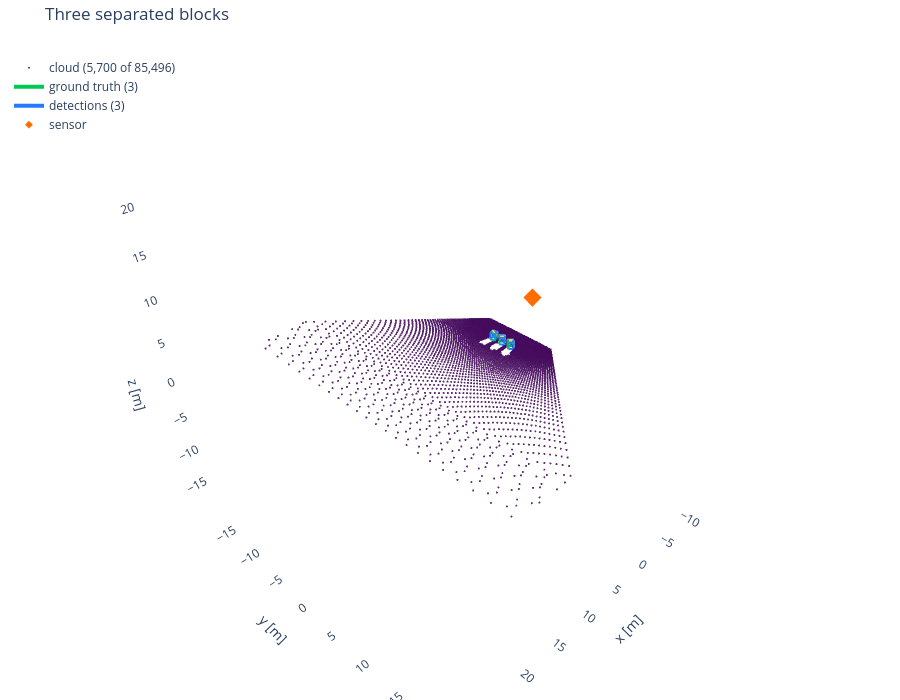

Here is the notebook cell this chart was saved with:
### Markdown cell above
## 2. Multiple blocks with mutual occlusion

Three separated blocks. The nearer blocks shadow the farther ones; note the clean point
shadows on the ground behind each block when you rotate.

### Code cell
show("three_separated", "Three separated blocks")

### Figure 1 — Plotly figure (JSON) as saved in the notebook; plotly's stock layout.template omitted (floating-point values rounded to 4 significant figures; data arrays with more than 128 entries replaced by an {"elided": "..."} marker saying what was removed)
{"data": [{"hoverinfo": "skip", "marker": {"color": {"elided": "5700 float values"}, "colorscale": [[0.0, "#440154"], [0.1111, "#482878"], [0.2222, "#3e4989"], [0.3333, "#31688e"], [0.4444, "#26828e"], [0.5556, "#1f9e89"], [0.6667, "#35b779"], [0.7778, "#6ece58"], [0.8889, "#b5de2b"], [1.0, "#fde725"]], "opacity": 0.85, "showscale": false, "size": 1.2}, "mode": "markers", "name": "cloud (5,700 of 85,496)", "type": "scatter3d", "x": {"elided": "5700 float values"}, "y": {"elided": "5700 float values"}, "z": {"elided": "5700 float values"}}, {"hoverinfo": "name", "line": {"color": "#00c853", "width": 4}, "mode": "lines", "name": "ground truth (3)", "type": "scatter3d", "x": [-0.2121, -0.2121, null, -0.2121, -0.3674, null, -0.3674, -0.3674, null, -0.3674, -0.2121, null, 0.3674, 0.3674, null, 0.3674, 0.2121, null, 0.2121, 0.2121, null, 0.2121, 0.3674, null, -0.2121, 0.3674, null, -0.2121, 0.3674, null, -0.3674, 0.2121, null, -0.3674, 0.2121, null, -0.07367, -0.07367, null, -0.07367, -0.4178, null, -0.4178, -0.4178, null, -0.4178, -0.07367, null, 0.4178, 0.4178, null, 0.4178, 0.07367, null, 0.07367, 0.07367, null, 0.07367, 0.4178, null, -0.07367, 0.4178, null, -0.07367, 0.4178, null, -0.4178, 0.07367, null, -0.4178, 0.07367, null, 0.07367, 0.07367, null, 0.07367, -0.4178, null, -0.4178, -0.4178, null, -0.4178, 0.07367, null, 0.4178, 0.4178, null, 0.4178, -0.07367, null, -0.07367, -0.07367, null, -0.07367, 0.4178, null, 0.07367, 0.4178, null, 0.07367, 0.4178, null, -0.4178, -0.07367, null, -0.4178, -0.07367, null], "y": [-1.667, -1.667, null, -1.667, -1.088, null, -1.088, -1.088, null, -1.088, -1.667, null, -1.512, -1.512, null, -1.512, -0.9326, null, -0.9326, -0.9326, null, -0.9326, -1.512, null, -1.667, -1.512, null, -1.667, -1.512, null, -1.088, -0.9326, null, -1.088, -0.9326, null, -0.4178, -0.4178, null, -0.4178, 0.07367, null, 0.07367, 0.07367, null, 0.07367, -0.4178, null, -0.07367, -0.07367, null, -0.07367, 0.4178, null, 0.4178, 0.4178, null, 0.4178, -0.07367, null, -0.4178, -0.07367, null, -0.4178, -0.07367, null, 0.07367, 0.4178, null, 0.07367, 0.4178, null, 0.8822, 0.8822, null, 0.8822, 1.226, null, 1.226, 1.226, null, 1.226, 0.8822, null, 1.374, 1.374, null, 1.374, 1.718, null, 1.718, 1.718, null, 1.718, 1.374, null, 0.8822, 1.374, null, 0.8822, 1.374, null, 1.226, 1.718, null, 1.226, 1.718, null], "z": [0.0, 0.9, null, 0.9, 0.9, null, 0.9, 0.0, null, 0.0, 0.0, null, 0.0, 0.9, null, 0.9, 0.9, null, 0.9, 0.0, null, 0.0, 0.0, null, 0.0, 0.0, null, 0.9, 0.9, null, 0.0, 0.0, null, 0.9, 0.9, null, 0.0, 0.9, null, 0.9, 0.9, null, 0.9, 0.0, null, 0.0, 0.0, null, 0.0, 0.9, null, 0.9, 0.9, null, 0.9, 0.0, null, 0.0, 0.0, null, 0.0, 0.0, null, 0.9, 0.9, null, 0.0, 0.0, null, 0.9, 0.9, null, 0.0, 0.9, null, 0.9, 0.9, null, 0.9, 0.0, null, 0.0, 0.0, null, 0.0, 0.9, null, 0.9, 0.9, null, 0.9, 0.0, null, 0.0, 0.0, null, 0.0, 0.0, null, 0.9, 0.9, null, 0.0, 0.0, null, 0.9, 0.9, null]}, {"hoverinfo": "name", "line": {"color": "#2979ff", "width": 4}, "mode": "lines", "name": "detections (3)", "type": "scatter3d", "x": [-0.4176, -0.4171, null, -0.4171, 0.07532, null, 0.07532, 0.07475, null, 0.07475, -0.4176, null, -0.07477, -0.0742, null, -0.0742, 0.4182, null, 0.4182, 0.4176, null, 0.4176, -0.07477, null, -0.4176, -0.07477, null, -0.4171, -0.0742, null, 0.07475, 0.4176, null, 0.07532, 0.4182, null, -0.4183, -0.4178, null, -0.4178, -0.07328, null, -0.07328, -0.07379, null, -0.07379, -0.4183, null, 0.07291, 0.07342, null, 0.07342, 0.4179, null, 0.4179, 0.4174, null, 0.4174, 0.07291, null, -0.4183, 0.07291, null, -0.4178, 0.07342, null, -0.07379, 0.4174, null, -0.07328, 0.4179, null, -0.3675, -0.3667, null, -0.3667, 0.213, null, 0.213, 0.2122, null, 0.2122, -0.3675, null, -0.2128, -0.212, null, -0.212, 0.3677, null, 0.3677, 0.3669, null, 0.3669, -0.2128, null, -0.3675, -0.2128, null, -0.3667, -0.212, null, 0.2122, 0.3669, null, 0.213, 0.3677, null], "y": [0.07501, 0.07454, null, 0.07454, 0.4174, null, 0.4174, 0.4179, null, 0.4179, 0.07501, null, -0.4174, -0.4178, null, -0.4178, -0.07498, null, -0.07498, -0.07451, null, -0.07451, -0.4174, null, 0.07501, -0.4174, null, 0.07454, -0.4178, null, 0.4179, -0.07451, null, 0.4174, -0.07498, null, 1.226, 1.227, null, 1.227, 1.718, null, 1.718, 1.718, null, 1.718, 1.226, null, 0.8819, 0.8822, null, 0.8822, 1.373, null, 1.373, 1.373, null, 1.373, 0.8819, null, 1.226, 0.8819, null, 1.227, 0.8822, null, 1.718, 1.373, null, 1.718, 1.373, null, -1.088, -1.087, null, -1.087, -0.9328, null, -0.9328, -0.9331, null, -0.9331, -1.088, null, -1.667, -1.667, null, -1.667, -1.513, null, -1.513, -1.513, null, -1.513, -1.667, null, -1.088, -1.667, null, -1.087, -1.667, null, -0.9331, -1.513, null, -0.9328, -1.513, null], "z": [0.0003048, 0.9003, null, 0.9003, 0.9002, null, 0.9002, 0.0001711, null, 0.0001711, 0.0003048, null, -0.0001717, 0.8998, null, 0.8998, 0.8997, null, 0.8997, -0.0003054, null, -0.0003054, -0.0001717, null, 0.0003048, -0.0001717, null, 0.9003, 0.8998, null, 0.0001711, -0.0003054, null, 0.9002, 0.8997, null, 0.0002228, 0.9002, null, 0.9002, 0.8999, null, 0.8999, -0.0001015, null, -0.0001015, 0.0002228, null, 3.389e-05, 0.9, null, 0.9, 0.8997, null, 0.8997, -0.0002904, null, -0.0002904, 3.389e-05, null, 0.0002228, 3.389e-05, null, 0.9002, 0.9, null, -0.0001015, -0.0002904, null, 0.8999, 0.8997, null, -7.632e-05, 0.8999, null, 0.8999, 0.8994, null, 0.8994, -0.0006204, null, -0.0006204, -7.632e-05, null, -2.624e-05, 0.9, null, 0.9, 0.8994, null, 0.8994, -0.0005703, null, -0.0005703, -2.624e-05, null, -7.632e-05, -2.624e-05, null, 0.8999, 0.9, null, -0.0006204, -0.0005703, null, 0.8994, 0.8994, null]}, {"marker": {"color": "#ff6d00", "size": 6, "symbol": "diamond"}, "mode": "markers", "name": "sensor", "type": "scatter3d", "x": [-5.0], "y": [0.0], "z": [4.0]}], "layout": {"height": 700, "legend": {"x": 0.01, "xanchor": "left", "y": 0.98, "yanchor": "top"}, "margin": {"b": 0, "l": 0, "r": 0, "t": 40}, "scene": {"aspectmode": "cube", "xaxis": {"range": [-11.51, 28.47], "showbackground": false, "title": {"text": "x [m]"}}, "yaxis": {"range": [-19.98, 20.0], "showbackground": false, "title": {"text": "y [m]"}}, "zaxis": {"range": [-19.55, 20.43], "showbackground": false, "title": {"text": "z [m]"}}}, "showlegend": true, "title": {"text": "Three separated blocks"}}}
